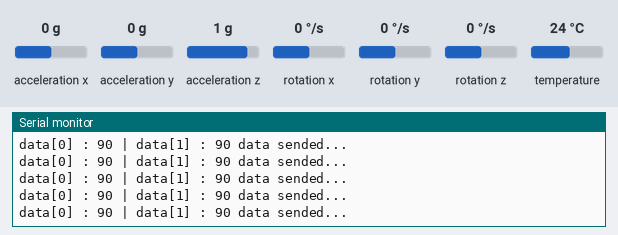
A sketch run on a simulated Arduino Uno, built with avr-gcc and run on an emulated ATmega328P. On the bench: the last lines printed to the serial monitor. Inputs (shaded band) come from the test bench; at power-on: acceleration x 0 g, acceleration y 0 g, acceleration z 1 g, rotation x 0 °/s, rotation y 0 °/s, rotation z 0 °/s, temperature 24 °C. No radio packets arrive unless stated.

Above: at 1.3 s.
1.4 s: acceleration x set to -1.4 g
At 1.52 s:
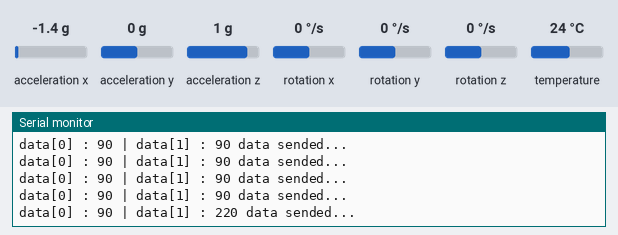
2.9 s: acceleration y set to -1.4 g
At 2.92 s:
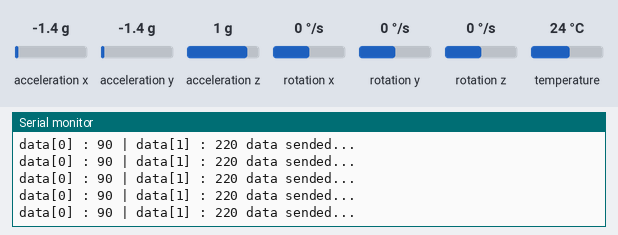
5.9 s: acceleration x set to 0 g
At 5.94 s:
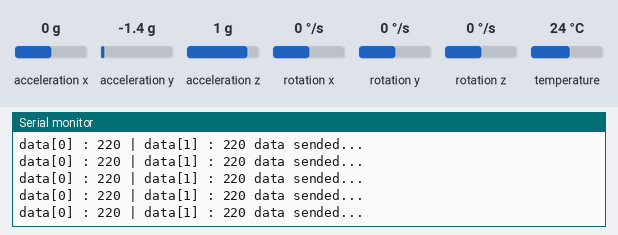
8.9 s: acceleration y set to 0 g
At 8.93 s:
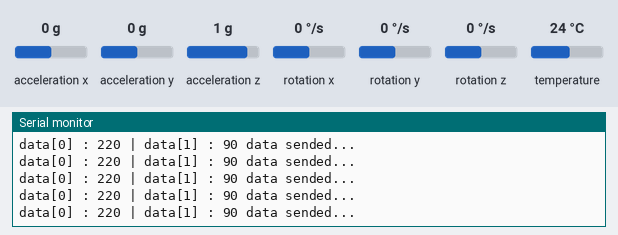
11.9 s: acceleration x set to -0.8 g
At 12.0 s:
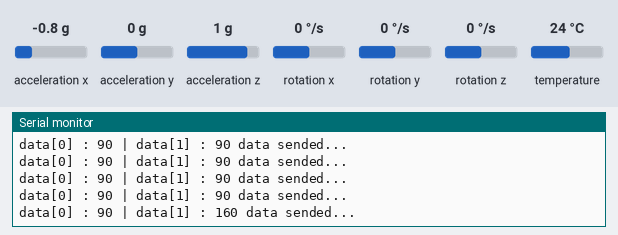
14.9 s: acceleration y set to -0.8 g
At 14.9 s:
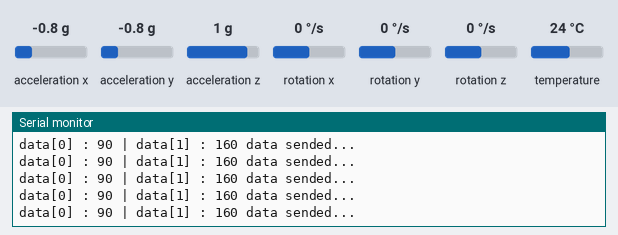
Timing chart, 0 to 17.9 s (numbered marks = the images above; inputs shaded):
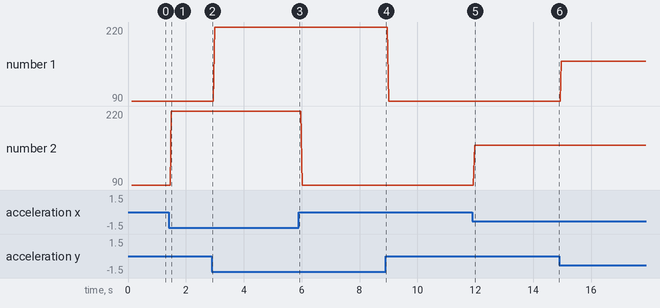

The sketch:

wirless_servo_control_sender.ino
```cpp
/*titremer cihazı transmitter
 * 3.3v and gnd use 10 nanofarad condansator and if you want change ce and cns pin
 * NRF24L01  PNA/LNA Arduino uno and Arduino nano connection pin
     ----------------
GND |GND         VCC | 3.3V
7   |CE          CNS | 8    ---------
13  |SCK         MOSI| 11      ANTEN  |
12  |MISO        IRQ |      ---------
     ----------------

* NRF24L01 Arduino uno and Arduino nano connection pin
     ----------------
GND |GND         VCC | 3.3V
7   |CE          CNS | 8    ---
13  |SCK         MOSI| 11     | ANTEN
12  |MISO        IRQ |      ---
     ----------------
*/

//verici
#include <Adafruit_MPU6050.h> //don't forget to download this library
#include <Adafruit_Sensor.h> //don't forget to download this library
#include <Wire.h>
Adafruit_MPU6050 mpu;
#include <SPI.h>
#include <nRF24L01.h>
#include <RF24.h>

RF24 radio(7, 8); // CE, CSN
const byte address[6] = "00001";

int data[2];
int angX,angY;

void setup() {
  Serial.begin(9600);
  if (!mpu.begin()) {
    Serial.println("Failed to find MPU6050 chip");
    while (1) {
      delay(10);
    }
  }
  Serial.println("MPU6050 Found!");

  mpu.setAccelerometerRange(MPU6050_RANGE_8_G);

  mpu.setGyroRange(MPU6050_RANGE_500_DEG);

  mpu.setFilterBandwidth(MPU6050_BAND_21_HZ);

  delay(100);


  radio.begin();
  radio.openWritingPipe(address);
  radio.setPALevel(RF24_PA_MIN);
  radio.stopListening();
}
void loop() {

  sensors_event_t a, g, temp;
  mpu.getEvent(&a, &g, &temp);
  float Acc_x = a.acceleration.x;
  float Acc_y = a.acceleration.y;
  float Acc_z = a.acceleration.z;
  float Gy_x = g.gyro.x;
  float Gy_y = g.gyro.y;
  float Gy_z = g.gyro.z;

  angX = map(Acc_y,9,-9,0,180);
  angY = map(Acc_x,9,-9,0,180);

 /* angX = map(Acc_y,-9,9,45,120);
  angY = map(Acc_x,-9,9,0,135);*/

  /*Serial.print("Acc_x : ");Serial.print(Acc_x);
  Serial.print(" | Acc_y : ");Serial.print(Acc_y);
  Serial.print(" | angX : ");Serial.print(angX);
  Serial.print(" | angY : ");Serial.println(angY);*/

  data[0] = angX;
  data[1] = angY;


  radio.write(&data, sizeof(data));
  //delay(1000);
  delay(20);
  Serial.print("data[0] : ");Serial.print(data[0]);Serial.print(" | data[1] : ");Serial.print(data[1]);Serial.println(" data sended...");
}
```

Measured:
- after the input at 1.4 s, the serial monitor: prints a new line after 0.10 s (image 1)
- after the input at 11.9 s, the serial monitor: prints a new line after 0.08 s (image 5)
- plotted number 2: 90 → 220 after the input at 1.4 s, 90 → 160 after the input at 11.9 s
